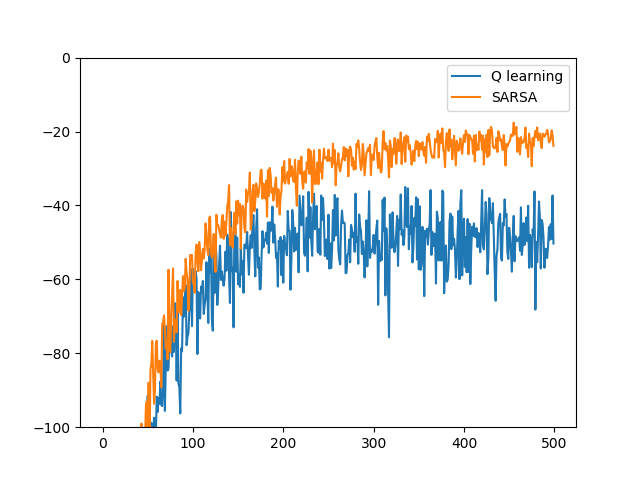

This chart was generated by the following Python code:
import numpy as np
import matplotlib.pyplot as plt
from tqdm import tqdm

all_actions = [[-1, 0], [1, 0], [0, -1], [0, 1]]


def cliff(state):
    if(state[1]>0 and state[1]<11):
        if(state[0]==3):
            return(True)
    return(False)

def take_step(state,index):
    reward = -1
    action=all_actions[index]
    new_state=np.add(state,action)
    if(new_state[0]<0 or new_state[0]>3 or new_state[1]<0 or new_state[1]>11):
        new_state=np.copy(state)
    if(cliff(new_state)):
        new_state=[3,0]
        reward = -100
    return(new_state,reward)

def epsilon_greedy(epsilon,state,gridworld):
    e = np.random.uniform()
    index=0
    if(e<epsilon):
        index = np.random.randint(4)
    else:
        index = np.random.choice(np.where(gridworld[state[0],state[1],:]==gridworld[state[0],state[1],:].max())[0])
    return(index)


def terminal(state):
    if(state[0]==3 and state[1]==11):
        return(True)
    return(False)


def q_learning(episodes,alpha,epsilon):
    gridworld = np.ones((4,12,4))
    gridworld[3,11,:]=0
    history = []
    for episode in range(episodes):
        state=[3,0]
        reward_sum=0
        while(not terminal(state)):
            index = epsilon_greedy(epsilon,np.copy(state),gridworld)
            next_state,reward = take_step(np.copy(state),index)
            gridworld[state[0],state[1],index]+=alpha*(reward+np.max(gridworld[next_state[0],next_state[1],:])-gridworld[state[0],state[1],index])
            state=np.copy(next_state)
            reward_sum+=reward
        history.append(reward_sum)
    return(history)

def sarsa(episodes,alpha,epsilon):
    gridworld = np.ones((4, 12, 4))
    gridworld[3, 11, :] = 0
    history = []
    for episode in range(episodes):
        state = [3, 0]
        reward_sum = 0
        index = epsilon_greedy(epsilon, np.copy(state), gridworld)

        while (not terminal(state)):
            next_state, reward = take_step(np.copy(state), index)
            next_index = epsilon_greedy(epsilon, np.copy(next_state), gridworld)
            gridworld[state[0], state[1], index] += alpha * ( reward + gridworld[next_state[0], next_state[1], next_index] - gridworld[state[0], state[1], index])
            index=next_index
            state = np.copy(next_state)
            reward_sum += reward
        history.append(reward_sum)
    return (history)


def plot():
    plt.ylim([-100,0])
    q_total = np.zeros(500)
    for i in tqdm(range(100)):
        q = np.array(q_learning(500,0.1,0.1)).reshape(500)
        q_total+=q/100
    # print(q)
    plt.plot(q_total)
    s_total = np.zeros(500)
    for i in tqdm(range(100)):
        s = np.array(sarsa(500,0.1,0.1)).reshape(500)
        s_total+=s/100
    plt.plot(s_total)
    plt.legend(['Q learning','SARSA'])
    plt.savefig('./q7.png')

plot()